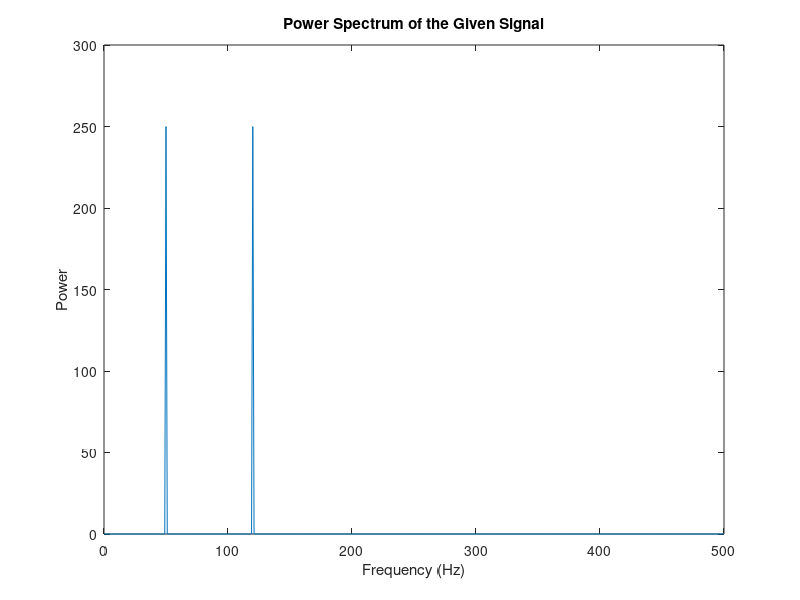

Write MATLAB code to recreate this figure.
Fs = 1000; 
t = 0:1/Fs:1-1/Fs; 
f1 = 50;
f2 = 120;
x = cos(2*pi*f1*t) + cos(2*pi*f2*t); 
X = fft(x);
P = abs(X).^2/length(X);
freq = Fs*(0:(length(X)/2))/length(X); 
plot(freq, P(1:length(X)/2+1));
xlabel('Frequency (Hz)');
ylabel('Power');
title('Power Spectrum of the Given Signal');
